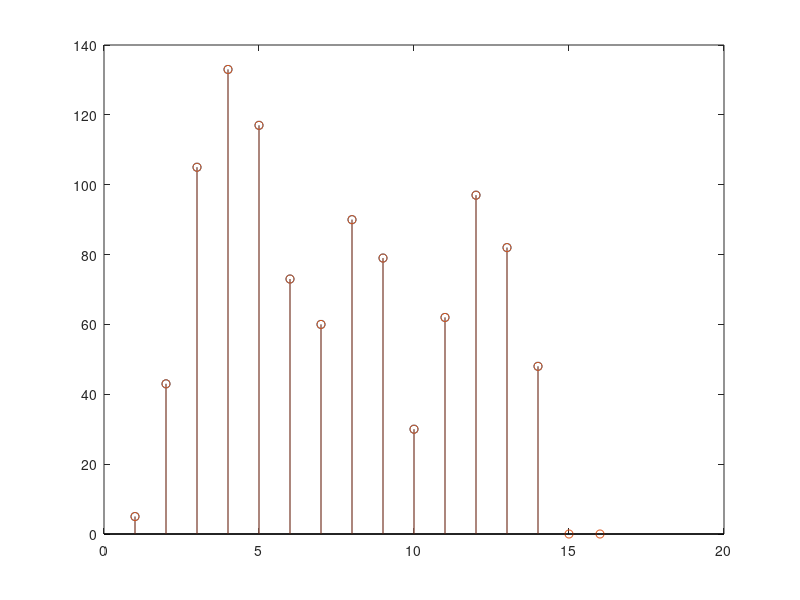

Source code (MATLAB):
close all
clear all
h = [1,7,8];
N = length(h);

x0 = [5,8,9,6,3,4,8,2,1,7,5,6];
M = 4;

x = [zeros(1,N-1),x0];

L = M+N-1;


x1 = x(1:6);
x2 = x(5:10);
x3 = x(9:14);
x4 = [x(13:14),zeros(1,4)];

H = fft(h,L);

Y1 = fft(x1,L).*H;
Y2 = fft(x2,L).*H;
Y3 = fft(x3,L).*H;
Y4 = fft(x4,L).*H;


y1 = ifft(Y1,L);
y2 = ifft(Y2,L);
y3 = ifft(Y3,L);
y4 = ifft(Y4,L);


y_conv = conv(h,x0)
y_ols = [y1(3:6),y2(3:6),y3(3:6),y4(3:6)]
stem(y_conv);
hold on;
stem(y_ols);


